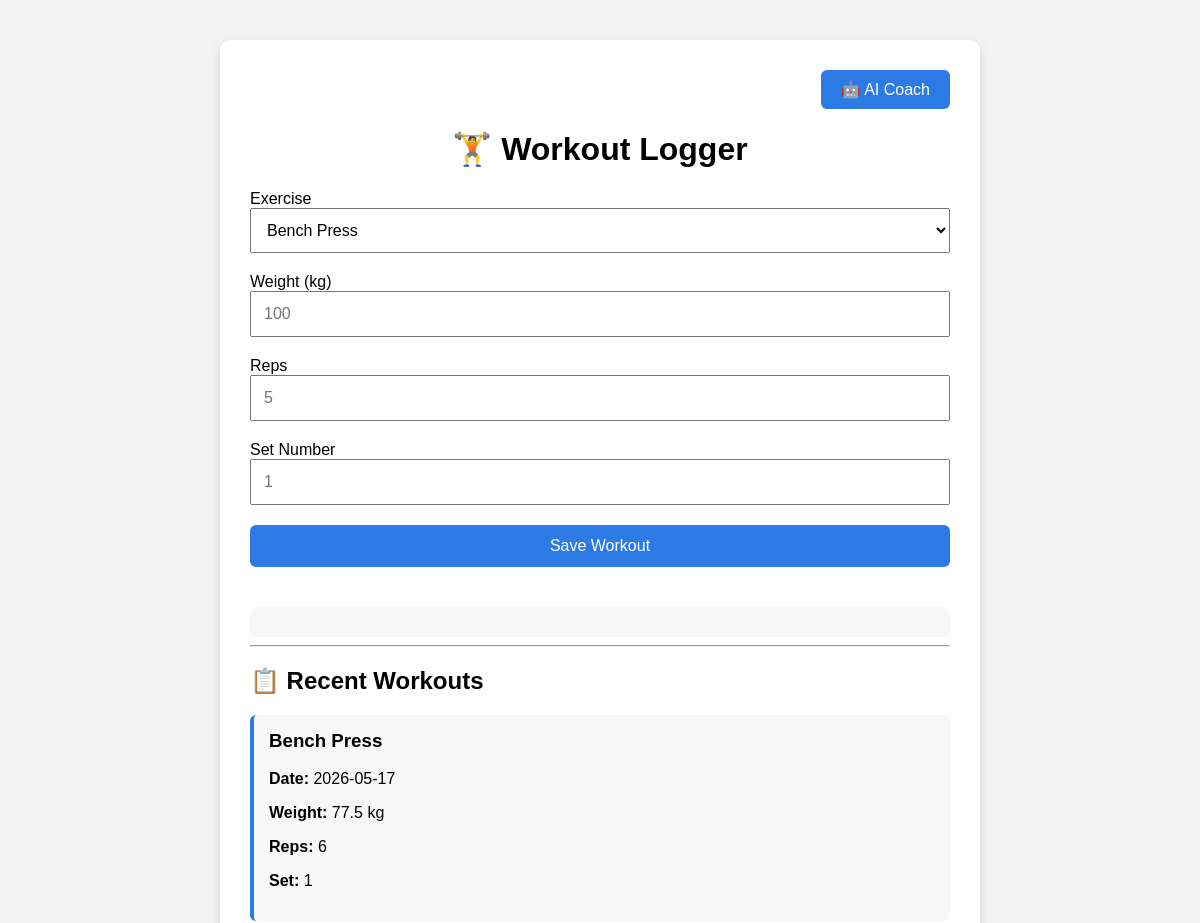
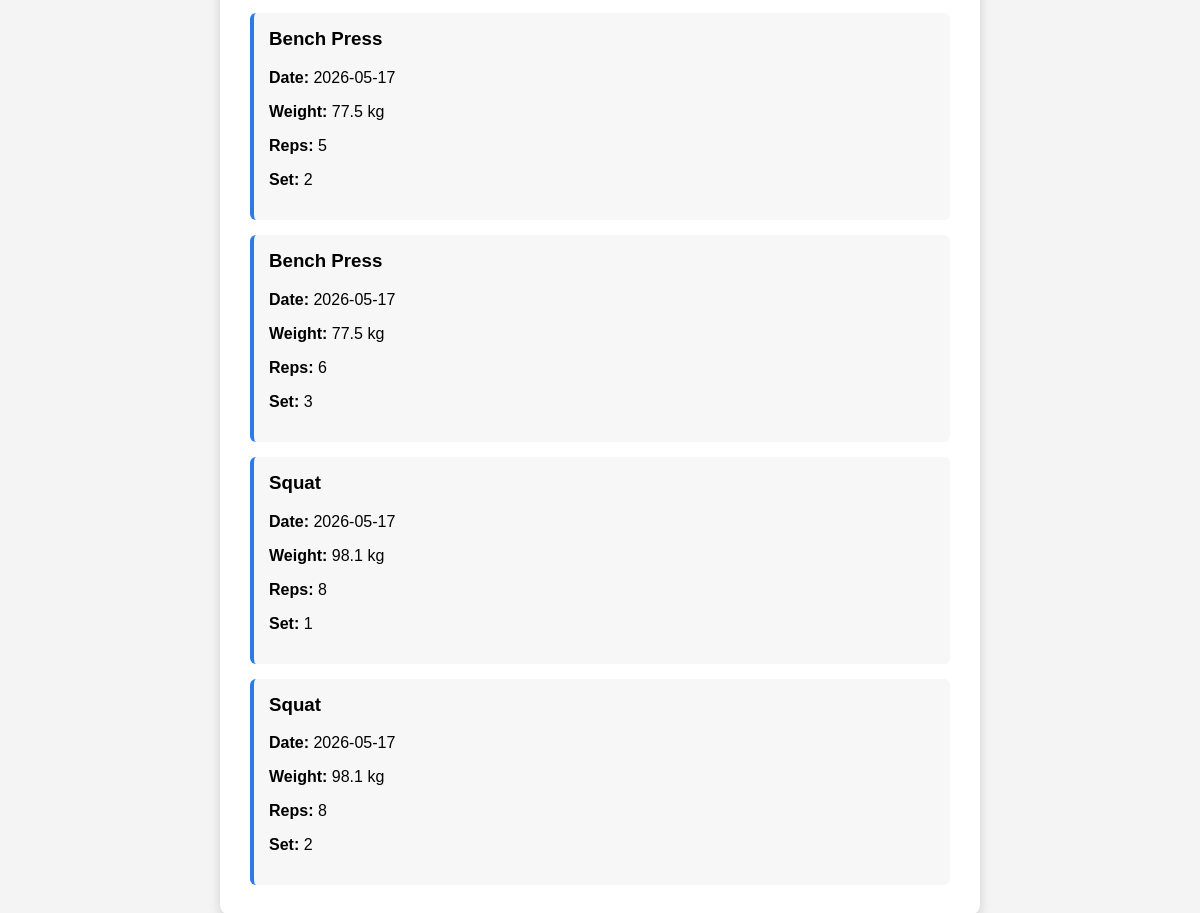
The page /workouts on the database as committed earlier (2 pictures, top to bottom).
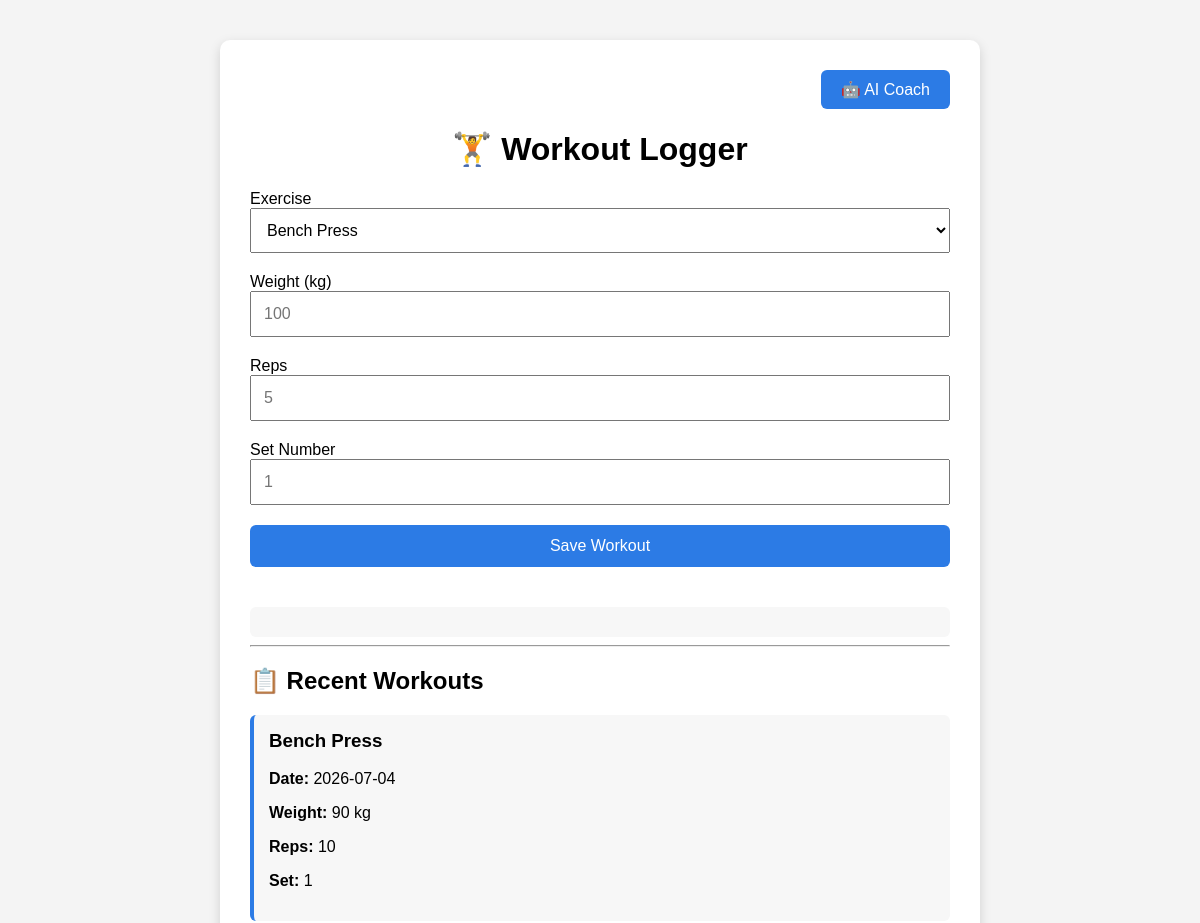
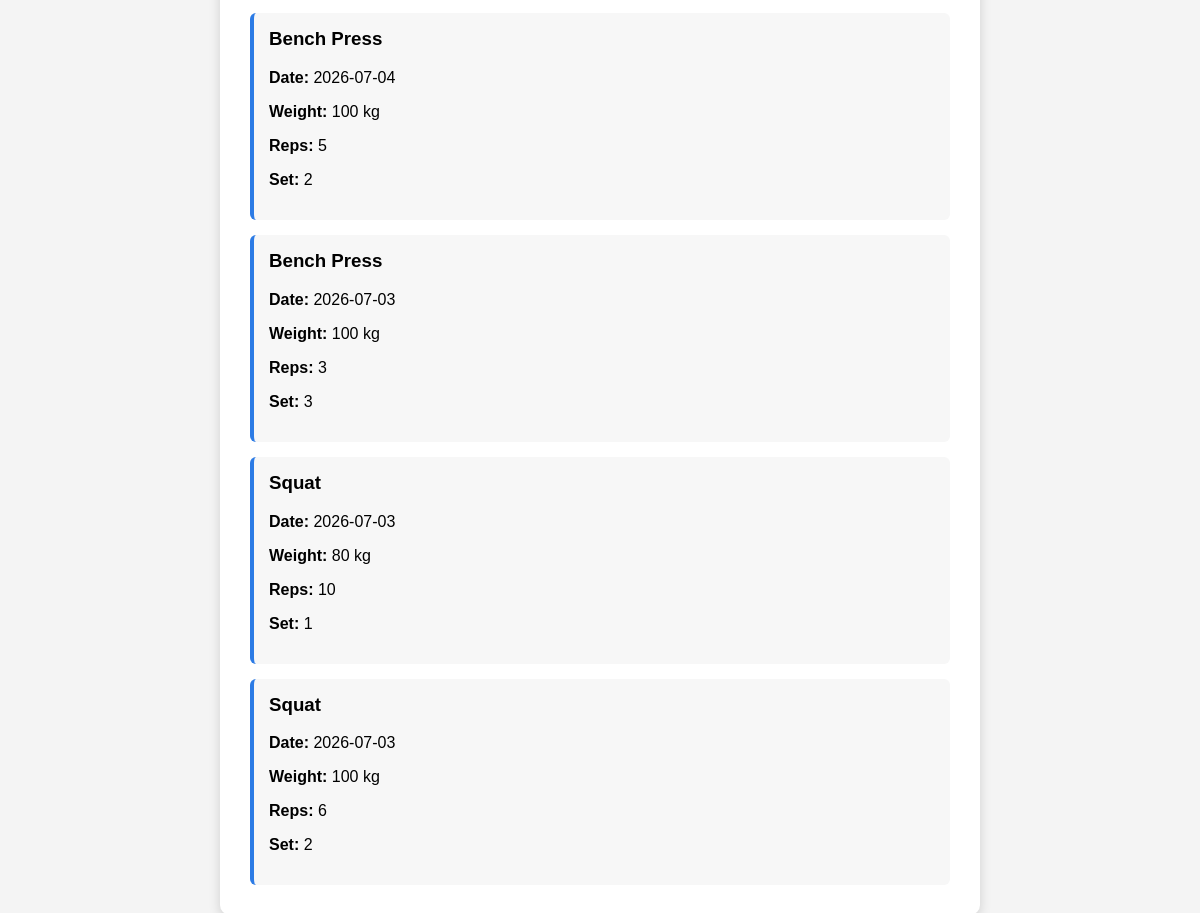
The same page on the database as committed later (2 pictures, top to bottom).
### app/models.py (models this page shows)
class Set(Base):
    __tablename__ = 'sets'
    id = Column(Integer, primary_key=True)
    workout_id = Column(Integer, ForeignKey('workouts.id'))
    exercise_id = Column(Integer, ForeignKey('exercises.id'))
    reps = Column(Integer, nullable=False)
    weight = Column(Integer, nullable=False)
    set_number = Column(Integer, nullable=False)
    workout = relationship("Workout")
    exercise = relationship("Exercise")

class Exercise(Base):
    __tablename__ = 'exercises'
    id = Column(Integer, primary_key=True)
    name = Column(String, unique=True, nullable=False)

class Workout(Base):
    __tablename__ = 'workouts'
    id = Column(Integer, primary_key=True)
    user_id = Column(Integer, ForeignKey('users.id'))
    date = Column(Date, nullable=False)
    user = relationship("User")

### app/api.py (the view)
@app.get("/workouts")
def workout_page(request: Request):
        db = Session()
        exercises = (db.query(Exercise).all())
        recent_sets = (
            db.query(Set)
            .join(Workout)
            .join(Exercise)
            .order_by(Workout.date.desc())
            .limit(5)
            .all()
        )
        return templates.TemplateResponse(
            request=request,
            name="workouts.html",
            context={"request": request, "exercises": exercises, "recent_sets": recent_sets},
    )

### templates/workouts.html (shortened to what this page needs)
<!DOCTYPE html>
<html lang="en">
<head>
</head>
<body>
<div class="container">
    <div class="nav-bar">
        <a href="/coach">
            <button
                type="button"
                class="nav-button">
                🤖 AI Coach
            </button>
        </a>
    </div>
    <h1>🏋️ Workout Logger</h1>
    <form id="workout-form">
        <label>Exercise</label>
        <select id="exercise_id">
            {% for exercise in exercises %}
                <option value="{{ exercise.id }}">
                    {{ exercise.name }}
                </option>
            {% endfor %}
        </select>
        <label>Weight (kg)</label>
        <input
            id="weight"
            type="number"
            placeholder="100"
        >
        <label>Reps</label>
        <input
            id="reps"
            type="number"
            placeholder="5"
        >
        <label>Set Number</label>
        <input
            id="set_number"
            type="number"
            placeholder="1"
        >
        <button type="submit">
            Save Workout
        </button>
    </form>
    <div id="message"></div>
    <hr>
    <h2>📋 Recent Workouts</h2>
    {% if recent_sets %}
        {% for workout_set in recent_sets %}
            <div class="workout-card">
                <h3 style="margin-top:0;">
                    {{ workout_set.exercise.name }}
                </h3>
                <p>
                    <strong>Date:</strong>
                    {{ workout_set.workout.date }}
                </p>
                <p>
                    <strong>Weight:</strong>
                    {{ workout_set.weight }} kg
                </p>
                <p>
                    <strong>Reps:</strong>
                    {{ workout_set.reps }}
                </p>
                <p>
                    <strong>Set:</strong>
                    {{ workout_set.set_number }}
                </p>
            </div>
        {% endfor %}
    {% else %}
        <p>No workouts logged yet.</p>
    {% endif %}
</div>
</body>
</html>

Rows that differ between the two databases and show on the page:
no longer on this page (row unchanged): Set: exercise.name "Bench Press", workout "2026-05-17", weight "77.5", reps "6", set_number "1"
no longer on this page (row unchanged): Set: exercise.name "Bench Press", workout "2026-05-17", weight "77.5", reps "5", set_number "2"
no longer on this page (row unchanged): Set: exercise.name "Bench Press", workout "2026-05-17", weight "77.5", reps "6", set_number "3"
no longer on this page (row unchanged): Set: exercise.name "Squat", workout "2026-05-17", weight "98.1", reps "8", set_number "1"
no longer on this page (row unchanged): Set: exercise.name "Squat", workout "2026-05-17", weight "98.1", reps "8", set_number "2"
added Set: exercise.name "Bench Press", workout "2026-07-04", weight "90", reps "10", set_number "1"
added Set: exercise.name "Bench Press", workout "2026-07-04", weight "100", reps "5", set_number "2"
added Set: exercise.name "Bench Press", workout "2026-07-03", weight "100", reps "3", set_number "3"
added Set: exercise.name "Squat", workout "2026-07-03", weight "80", reps "10", set_number "1"
added Set: exercise.name "Squat", workout "2026-07-03", weight "100", reps "6", set_number "2"
